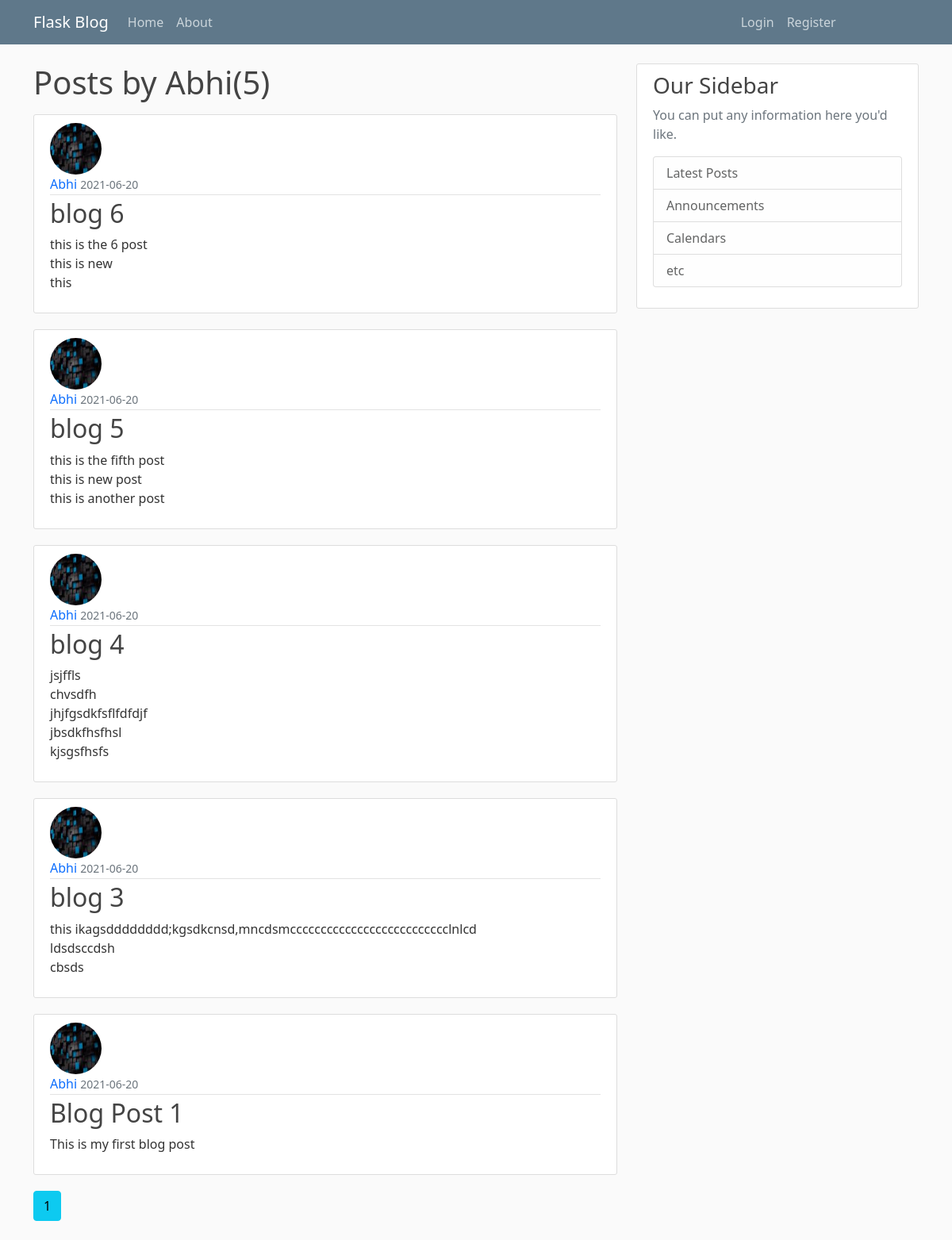
The page /user/Abhi on the database its author committed.
### flaskblog/models.py (models this page shows, shortened)
class User(db.Model,UserMixin):
    id=db.Column(db.Integer,primary_key=True)
    username=db.Column(db.String(20),unique=True,nullable=False )
    email=db.Column(db.String(120),unique=True,nullable=False )
    image_file=db.Column(db.String(20),nullable=False,default='default.jpg')
    password=db.Column(db.String(20),nullable=False)
    posts=db.relationship('Post',backref='author',lazy=True)

class Post(db.Model):
    id=db.Column(db.Integer,primary_key=True)
    title=db.Column(db.String(100),nullable=False)
    date_posted=db.Column(db.DateTime,nullable=False,default=datetime.utcnow)
    content=db.Column(db.Text,nullable=False)
    user_id=db.Column(db.Integer,db.ForeignKey('user.id'),nullable=False)

### flaskblog/routes.py (the view)
@app.route('/user/<string:username>')
def user_posts(username):
    page=request.args.get('page',1,type=int)
    user=User.query.filter_by(username=username).first_or_404()
    posts=Post.query.filter_by(author=user)\
        .order_by(Post.date_posted.desc())\
        .paginate(page=page,per_page=5)
    return render_template('user_posts.html',posts=posts,user=user)

### flaskblog/templates/user_posts.html
{%extends "layout.html" %} {%block content%}
<h1 class="mb-3">Posts by {{user.username}}({{posts.total}})</h1>
{%for post in posts.items %}
<article class="media content-section">
    <img class="rounded-circle article-img" src="{{url_for('static',filename='profilepic/'+post.author.image_file)}}">
    <div class="media-body">
        <div class="article-metadata">
            <a class="mr-2" href="{{url_for('user_posts',username=post.author.username)}}">{{ post.author.username }}</a>
            <small class="text-muted">{{ post.date_posted.strftime('%Y-%m-%d') }}</small>
        </div>
        <h2><a class="article-title" href="{{url_for('post',post_id=post.id)}}">{{ post.title }}</a></h2>
        <p class="article-content">{{ post.content }}</p>
    </div>
</article>
{%endfor%} {%for page_num in posts.iter_pages(left_edge=1,right_edge=1,left_current=1,right_current=1)%} {%if page_num%} {%if posts.page == page_num%}
<a class="btn btn-info mb-4" href="{{url_for('user_posts',username=user.username, page=page_num)}}">{{page_num}}</a> {%else%}
<a class="btn btn-outline-info mb-4" href="{{url_for('user_posts', username=user.username, page=page_num)}}">{{page_num}}</a> {%endif%} {%else%} ... {%endif%} {%endfor%} {%endblock %}

### flaskblog/static/main.css (style rules this page uses)
body { background: #fafafa; color: #333333; margin-top: 5rem; }
h1, h2, h3, h4, h5, h6 { color: #444444; }
.content-section { background: #ffffff; padding: 10px 20px; border: 1px solid #dddddd; border-radius: 3px; margin-bottom: 20px; }
.article-title { color: #444444; }
.article-content { white-space: pre-line; }
.article-img { height: 65px; width: 65px; margin-right: 16px; }
.article-metadata { padding-bottom: 1px; margin-bottom: 4px; border-bottom: 1px solid #e3e3e3 }
a { text-decoration: none; }

### rows shown on the page
User: username "Abhi"
Post: image_file (picture), author.username "Abhi", date_posted "2021-06-20", title "blog 6", content "this is the 6 post this is new this"
Post: image_file (picture), author.username "Abhi", date_posted "2021-06-20", title "blog 5", content "this is the fifth post this is new post this is another post"
Post: image_file (picture), author.username "Abhi", date_posted "2021-06-20", title "blog 4", content "jsjffls chvsdfh jhjfgsdkfsflfdfdjf jbsdkfhsfhsl kjsgsfhsfs"
Post: image_file (picture), author.username "Abhi", date_posted "2021-06-20", title "blog 3", content "this ikagsdddddddd;kgsdkcnsd,mncdsmcccccccccccccccccccccccccclnlcd ldsdsccdsh cbsds"
Post: image_file (picture), author.username "Abhi", date_posted "2021-06-20", title "Blog Post 1", content "This is my first blog post"

### other values the page prints
{{ posts.total }} "5"
{{ page_num }} "1"
